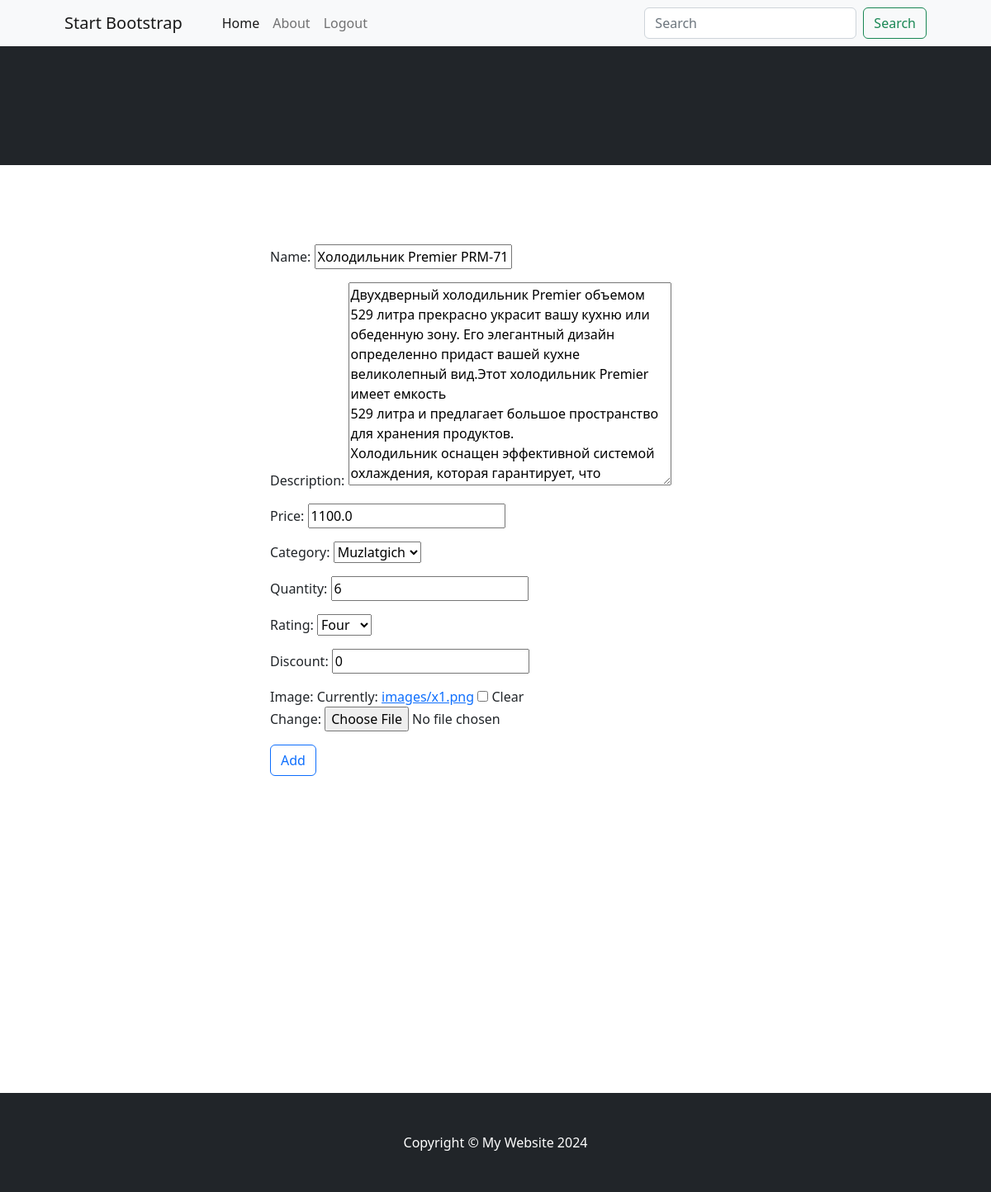
The app's page /update-product/5/ (signed in), older data.
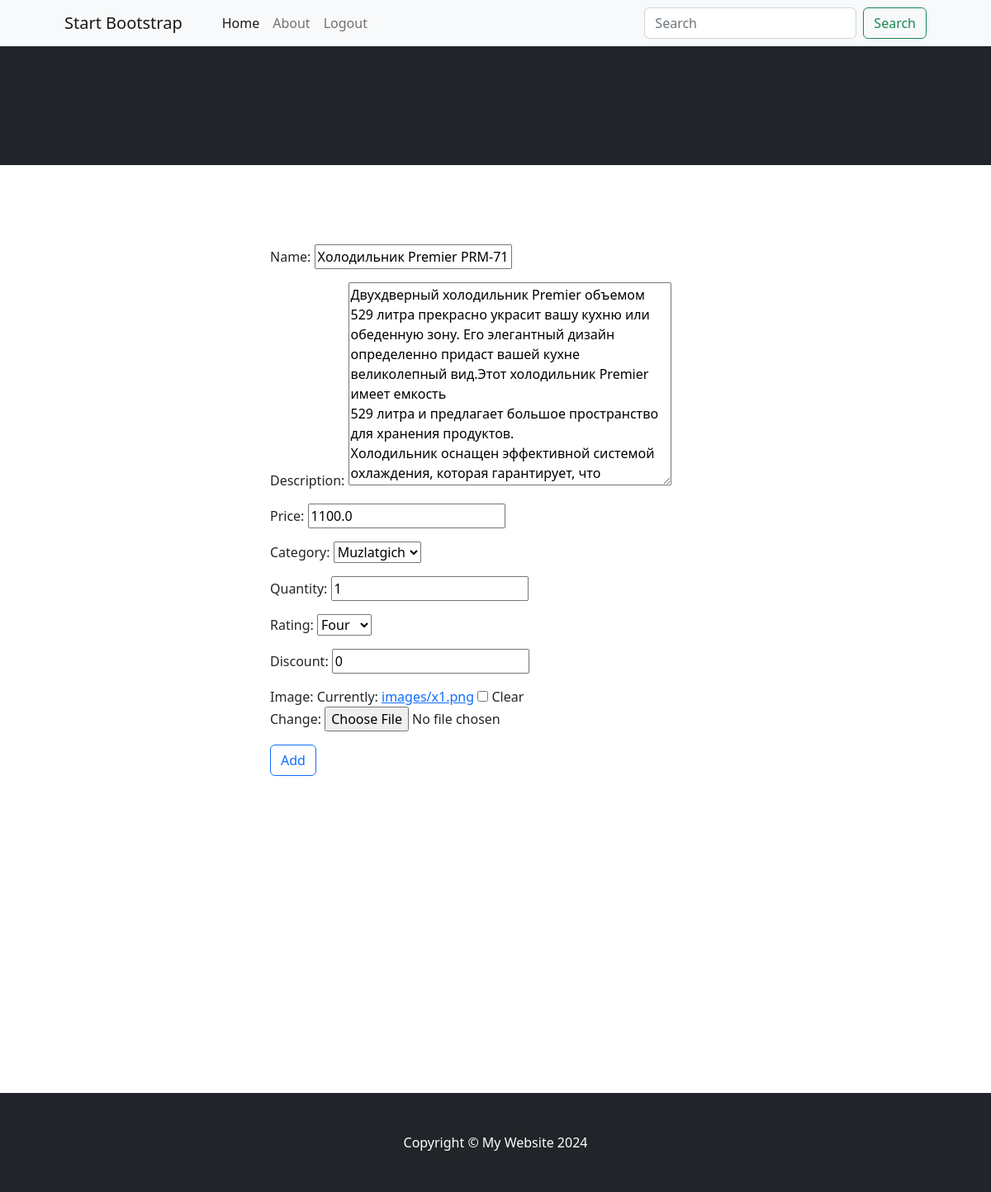
The same page, newer data.
### products/models.py (models this page shows, shortened)
class BaseModel(models.Model):
    created_at = models.DateTimeField(auto_now_add=True)
    updated_at = models.DateTimeField(auto_now=True)
    class Meta:
        abstract = True

class Product(BaseModel):
    class RatingChoices(models.IntegerChoices):
        zero = 0
        one = 1
        two = 2
        three = 3
        four = 4
        five = 5
    name = models.CharField(max_length=100)
    description = models.TextField(null=True, blank=True)
    price = models.FloatField(null=True)
    category = models.ForeignKey(Category, on_delete=models.CASCADE, related_name='products')
    quantity = models.IntegerField(default=1, validators=[MinValueValidator(1)])
    rating = models.PositiveSmallIntegerField(choices=RatingChoices.choices, default=RatingChoices.zero.value)
    discount = models.PositiveSmallIntegerField(default=0)
    image = models.ImageField(upload_to='images', null=True, blank=True)

### products/views.py (the view, shortened to what this page needs)
# urls.py: path('update-product/<int:_id>/', views.update_product, name='edit_product'),
@login_required
def update_product(request, _id):  # update a product
    product = get_object_or_404(Product, id=_id)
    form = UpdateProductModelForm(instance=product)
    context = {
        'form': form,
    }
    return render(request, 'products/edit_product.html', context)

### products/forms.py
class UpdateProductModelForm(forms.ModelForm):
    class Meta:
        model = Product
        fields = '__all__'

### products/models.py (called while the page is built)
    def __str__(self):
        return self.title

### products/templates/products/edit_product.html (shortened to what this page needs)
{% extends 'products/base.html' %}
{% block content %}
    <header class="bg-dark py-5">
    </header>
    <div class="container">
        <div class="row">
            <div class="col-md-6 offset-md-3">
                <br><br>
                <br><br>
                <form method="Post" enctype="multipart/form-data">
                    {{ form.as_p }}
                    <button type="submit" class="btn btn-outline-primary">    Add    </button>
                    <br><br>
                    <br><br><br><br><br><br><br><br><br><br><br><br><br><br><br>
                </form>
            </div>
        </div>
    </div>
{% endblock %}

Row changes from the older to the newer data that the page shows:
changed Product "Холодильник Premier PRM-715SBSNF/CWG": quantity "6" → "1"
